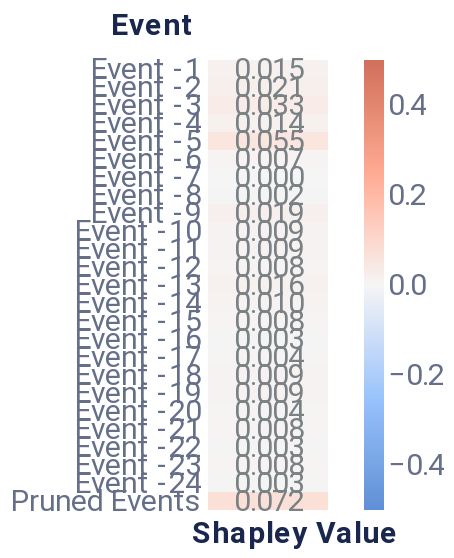

Notebook code cell kept with this figure:
### Code cell
event_plot

### Figure 1 — Vega-Lite specification as saved in the notebook (floating-point values rounded to 4 significant figures)
{"config": {"axis": {"domain": true, "domainColor": "#666F89", "grid": false, "gridCap": "round", "gridColor": "#B3B7C4", "gridDash": [2, 4], "gridWidth": 0.5, "labelColor": "#666F89", "labelFont": "Roboto, Arial, sans-serif", "labelPadding": 2, "tickColor": "#666F89", "tickOpacity": 0.5, "tickSize": 4, "titleColor": "#19274E", "titleFont": "Roboto, Arial, sans-serif", "titleFontSize": 12}, "axisBand": {"domain": true, "labelPadding": 4, "ticks": false}, "axisY": {"domain": false, "titleAlign": "left", "titleAngle": 0, "titleX": -20, "titleY": -10}, "legend": {"labelColor": "#666F89", "labelFont": "Roboto, Arial, sans-serif", "labelFontSize": 12, "symbolSize": 40, "titleColor": "#19274E", "titleFont": "Roboto, Arial, sans-serif", "titleFontSize": 12, "titlePadding": 4}, "arc": {"stroke": "#FFFFFF", "strokeWidth": 1}, "bar": {"fill": "#2770EB", "stroke": null}, "line": {"stroke": "#2770EB", "strokeWidth": 2}, "path": {"stroke": "#2770EB", "strokeWidth": 0.5}, "point": {"fill": "#2770EB", "shape": "circle", "filled": true}, "rect": {"fill": "#2770EB"}, "rule": {"stroke": "#666F89"}, "shape": {"stroke": "#2770EB"}, "text": {"color": "#19274E", "font": "Roboto, Arial, sans-serif", "fontSize": 12}, "range": {"category": ["#2770EB", "#77B98A", "#DA5252", "#FFC400", "#A87AEA", "#00A39E", "#19274E"], "diverging": ["#006360", "#2BB3AE", "#96D9D7", "#FFFFFF", "#EDAAAA", "#DA5252", "#811D1D"], "heatmap": ["#18448F", "#1B4EA5", "#2770EB", "#4C88EE", "#82ACF3", "#A6C4F7", "#E9F1FD"], "ramp": ["#18448F", "#1B4EA5", "#2770EB", "#4C88EE", "#82ACF3", "#A6C4F7", "#E9F1FD"]}, "background": "#FFFFFF", "group": {"fill": "#FFFFFF"}, "header": {"labelColor": "#19274E", "labelFont": "Roboto, Arial, sans-serif", "labelFontSize": 12, "titleColor": "#19274E", "titleFont": "Roboto, Arial, sans-serif", "titleFontSize": 16}, "title": {"anchor": "start", "color": "#19274E", "font": "Roboto, Arial, sans-serif", "fontSize": 20, "fontWeight": "bold", "offset": 20, "subtitleColor": "#19274E", "subtitleFontSize": 16}, "view": {"continuousHeight": 300, "continuousWidth": 400, "stroke": "transparent"}}, "layer": [{"mark": "rect", "encoding": {"color": {"field": "rounded", "legend": {"gradientLength": 225, "gradientThickness": 10, "labelFontSize": 15, "orient": "right"}, "scale": {"domain": [-0.5, 0.5], "range": ["#5f8fd6", "#99c3fb", "#f5f5f5", "#ffaa92", "#d16f5b"]}, "title": null, "type": "quantitative"}, "x": {"axis": {"title": "Shapley Value", "titleFontSize": 15}, "field": "column", "type": "ordinal"}, "y": {"axis": {"domain": false, "labelFontSize": 15, "title": "Event", "titleFontSize": 15, "titleX": -49}, "field": "Feature", "sort": ["Event -1", "Event -2", "Event -3", "Event -4", "Event -5", "Event -6", "Event -7", "Event -8", "Event -9", "Event -10", "Event -11", "Event -12", "Event -13", "Event -14", "Event -15", "Event -16", "Event -17", "Event -18", "Event -19", "Event -20", "Event -21", "Event -22", "Event -23", "Event -24", "Pruned Events"], "type": "ordinal"}}}, {"mark": {"type": "text", "align": "right", "baseline": "middle", "color": "#798184", "dx": 18, "fontSize": 15}, "encoding": {"text": {"field": "rounded_str", "type": "nominal"}, "x": {"axis": {"domain": false, "labels": false, "title": "Shapley Value", "titleX": 43}, "field": "column", "type": "ordinal"}, "y": {"axis": {"domain": false, "labelFontSize": 15, "title": "Event", "titleFontSize": 15, "titleX": -49}, "field": "Feature", "sort": ["Event -1", "Event -2", "Event -3", "Event -4", "Event -5", "Event -6", "Event -7", "Event -8", "Event -9", "Event -10", "Event -11", "Event -12", "Event -13", "Event -14", "Event -15", "Event -16", "Event -17", "Event -18", "Event -19", "Event -20", "Event -21", "Event -22", "Event -23", "Event -24", "Pruned Events"], "type": "ordinal"}}}], "data": {"name": "data-9c7ccf43ea07685ef652c4a01cf464f7"}, "height": 225, "width": 60, "$schema": "https://vega.github.io/schema/vega-lite/v4.17.0.json", "datasets": {"data-9c7ccf43ea07685ef652c4a01cf464f7": [{"Shapley Value": 0.01503, "Feature": "Event -1", "row": 1, "column": 1, "rounded": 0.015, "rounded_str": "0.015"}, {"Shapley Value": 0.02097, "Feature": "Event -2", "row": 2, "column": 1, "rounded": 0.021, "rounded_str": "0.021"}, {"Shapley Value": 0.03274, "Feature": "Event -3", "row": 3, "column": 1, "rounded": 0.033, "rounded_str": "0.033"}, {"Shapley Value": 0.01442, "Feature": "Event -4", "row": 4, "column": 1, "rounded": 0.014, "rounded_str": "0.014"}, {"Shapley Value": 0.05462, "Feature": "Event -5", "row": 5, "column": 1, "rounded": 0.055, "rounded_str": "0.055"}, {"Shapley Value": 0.006823, "Feature": "Event -6", "row": 6, "column": 1, "rounded": 0.007, "rounded_str": "0.007"}, {"Shapley Value": 0.0, "Feature": "Event -7", "row": 7, "column": 1, "rounded": 0.0, "rounded_str": "0.000"}, {"Shapley Value": 0.001755, "Feature": "Event -8", "row": 8, "column": 1, "rounded": 0.002, "rounded_str": "0.002"}, {"Shapley Value": 0.01928, "Feature": "Event -9", "row": 9, "column": 1, "rounded": 0.019, "rounded_str": "0.019"}, {"Shapley Value": 0.009326, "Feature": "Event -10", "row": 10, "column": 1, "rounded": 0.009, "rounded_str": "0.009"}, {"Shapley Value": 0.009466, "Feature": "Event -11", "row": 11, "column": 1, "rounded": 0.009, "rounded_str": "0.009"}, {"Shapley Value": 0.007514, "Feature": "Event -12", "row": 12, "column": 1, "rounded": 0.008, "rounded_str": "0.008"}, {"Shapley Value": 0.01592, "Feature": "Event -13", "row": 13, "column": 1, "rounded": 0.016, "rounded_str": "0.016"}, {"Shapley Value": 0.009729, "Feature": "Event -14", "row": 14, "column": 1, "rounded": 0.01, "rounded_str": "0.010"}, {"Shapley Value": 0.008125, "Feature": "Event -15", "row": 15, "column": 1, "rounded": 0.008, "rounded_str": "0.008"}, {"Shapley Value": 0.003465, "Feature": "Event -16", "row": 16, "column": 1, "rounded": 0.003, "rounded_str": "0.003"}, {"Shapley Value": 0.004259, "Feature": "Event -17", "row": 17, "column": 1, "rounded": 0.004, "rounded_str": "0.004"}, {"Shapley Value": 0.008816, "Feature": "Event -18", "row": 18, "column": 1, "rounded": 0.009, "rounded_str": "0.009"}, {"Shapley Value": 0.008931, "Feature": "Event -19", "row": 19, "column": 1, "rounded": 0.009, "rounded_str": "0.009"}, {"Shapley Value": 0.003723, "Feature": "Event -20", "row": 20, "column": 1, "rounded": 0.004, "rounded_str": "0.004"}, {"Shapley Value": 0.007699, "Feature": "Event -21", "row": 21, "column": 1, "rounded": 0.008, "rounded_str": "0.008"}, {"Shapley Value": 0.002954, "Feature": "Event -22", "row": 22, "column": 1, "rounded": 0.003, "rounded_str": "0.003"}, {"Shapley Value": 0.008494, "Feature": "Event -23", "row": 23, "column": 1, "rounded": 0.008, "rounded_str": "0.008"}, {"Shapley Value": 0.002501, "Feature": "Event -24", "row": 24, "column": 1, "rounded": 0.003, "rounded_str": "0.003"}, {"Shapley Value": 0.07185, "Feature": "Pruned Events", "row": 25, "column": 1, "rounded": 0.072, "rounded_str": "0.072"}]}}
